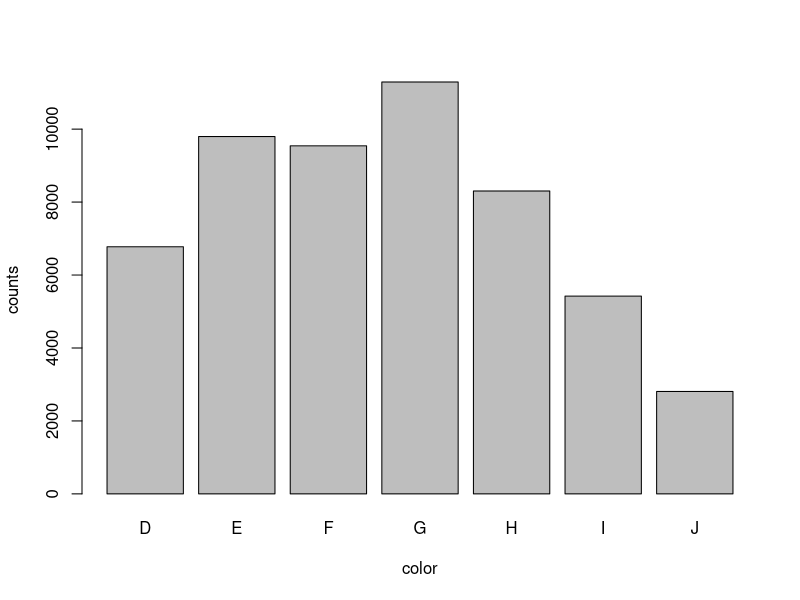
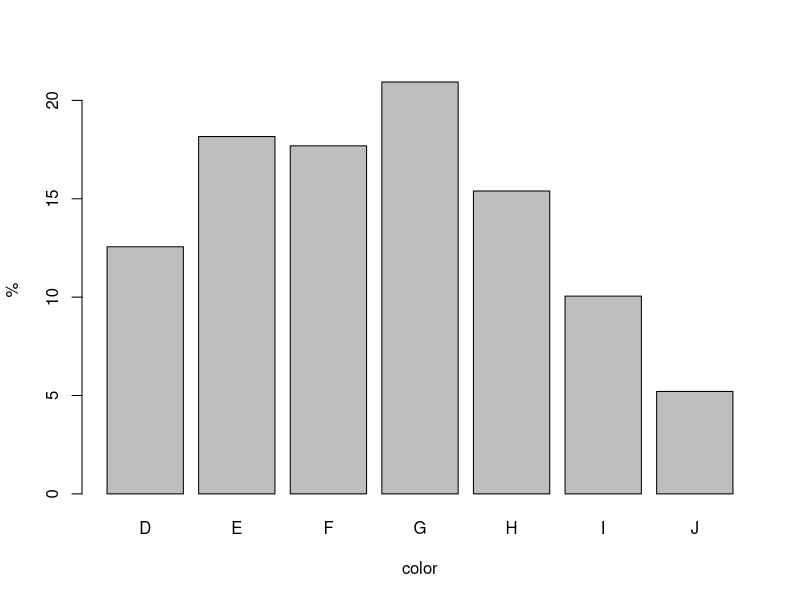
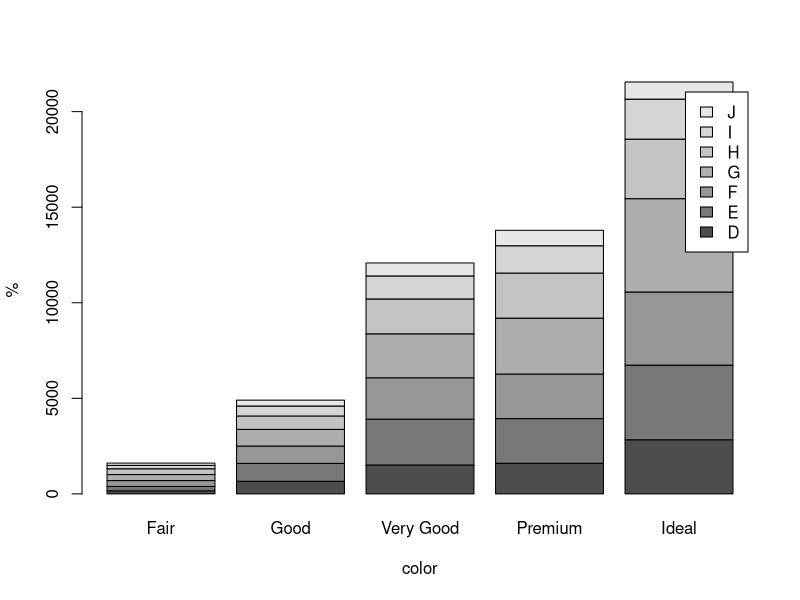
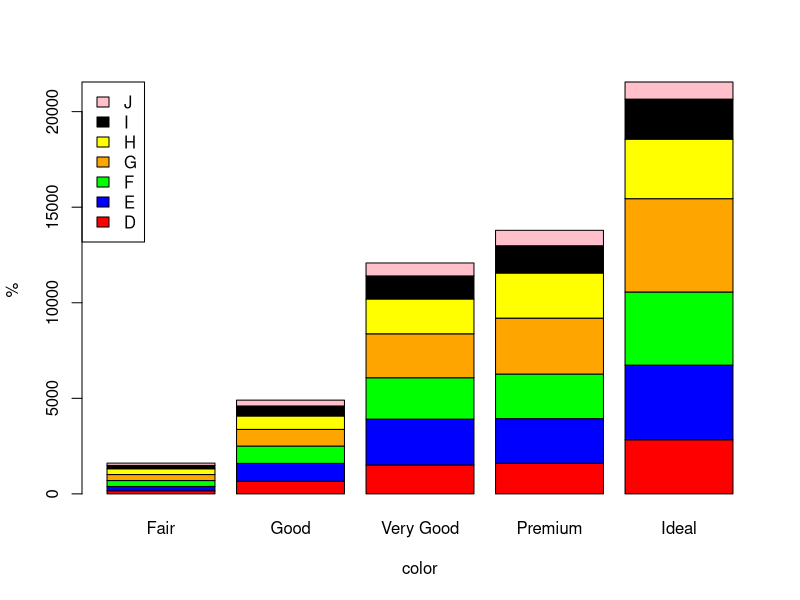
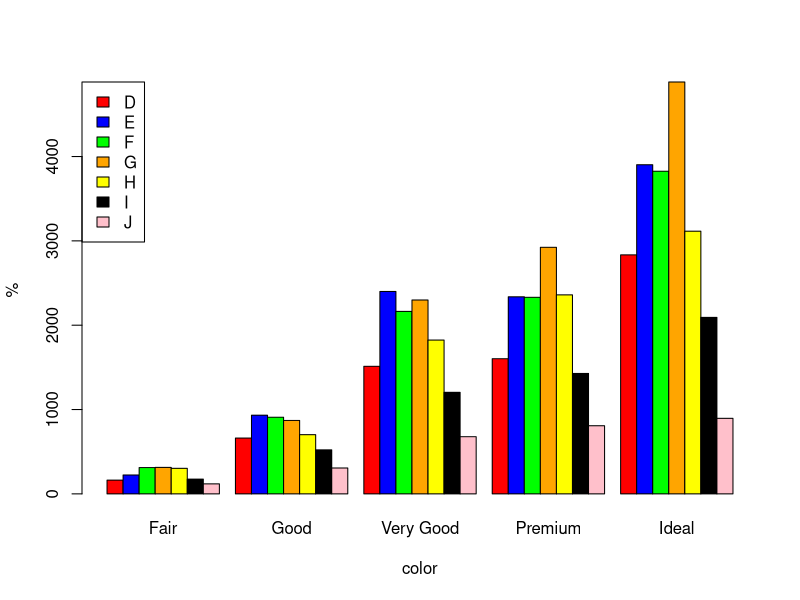
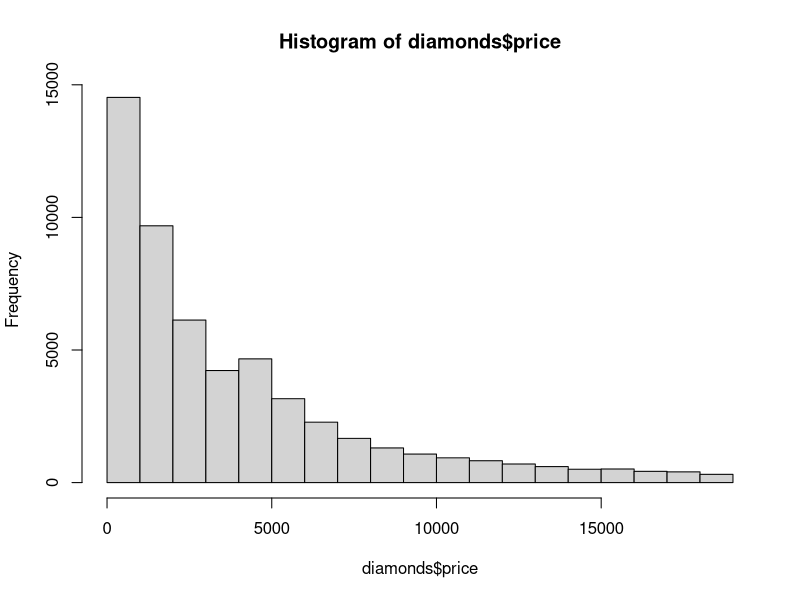
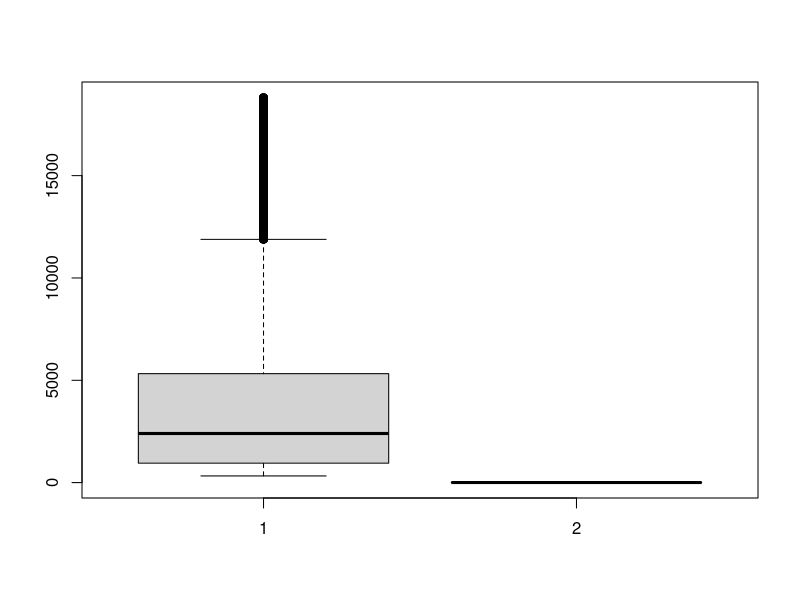
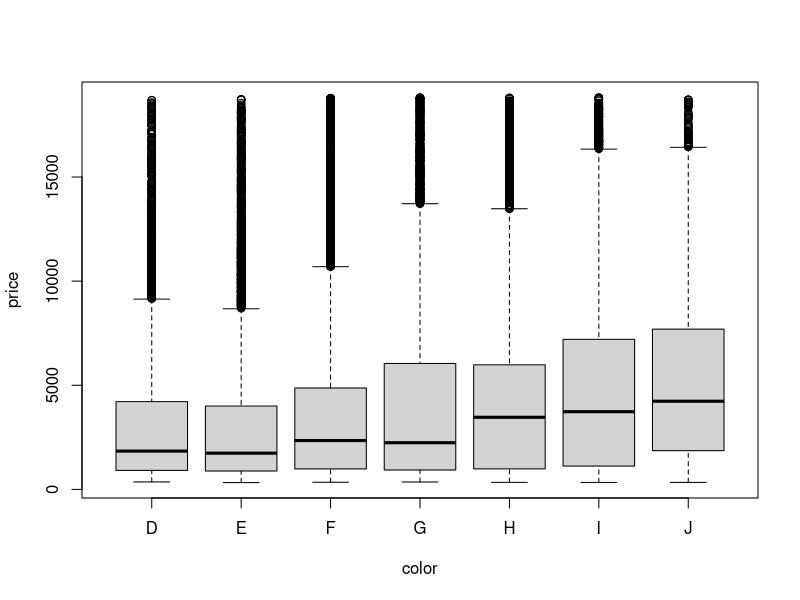

Here is the R script that generated these plots, in order:
## ---- chunk 1
options(htmltools.dir.version = FALSE)
## ---- chunk 2
library(ggplot2)
data(diamonds)
head(diamonds)
tail(diamonds)
## ---- chunk 3
color.summary <- table(diamonds$color); color.summary
barplot(color.summary, xlab="color", ylab = "counts")
## ---- chunk 4
color.percent <- table(diamonds$color)/length(diamonds$color)*100; color.percent
barplot(color.percent, xlab="color", ylab = "%")
## ---- chunk 5
twoway.table <- table(diamonds$color, diamonds$cut); twoway.table
barplot(twoway.table, xlab="color", ylab = "%", legend=rownames(twoway.table))
## ---- chunk 6
twoway.table <- table(diamonds$color, diamonds$cut); twoway.table
barplot(twoway.table, xlab="color", ylab = "%", col=c("red", "blue", "green", "orange", "yellow", "black", "pink"), legend=rownames(twoway.table), args.legend = list(x = "topleft"), beside = FALSE)
## ---- chunk 7
twoway.table <- table(diamonds$color, diamonds$cut); twoway.table
barplot(twoway.table, xlab="color", ylab = "%", col=c("red", "blue", "green", "orange", "yellow", "black", "pink"), legend=rownames(twoway.table), args.legend = list(x = "topleft"), beside = TRUE)
## ---- chunk 8
hist(diamonds$price)
## ---- chunk 9
boxplot(diamonds$price, diamonds$color)
## ---- chunk 10
boxplot(price~color, data=diamonds)
## ---- chunk 11
plot(diamonds$carat, diamonds$price)
## ---- chunk 12
plot(diamonds$carat, diamonds$price, col="red")
## ---- chunk 13
library(ggplot2)
data(diamonds)
## ---- chunk 14
qplot(carat, price, data=diamonds)
## ---- chunk 15
qplot(log(carat), log(price), data=diamonds)
## ---- chunk 16
qplot(log(carat), log(price), data=diamonds, alpha=0.5)
## ---- chunk 17
qplot(carat, price, data = diamonds, colour = color)
## ---- chunk 18
qplot(carat, price, data = diamonds, colour = table)
## ---- chunk 19
qplot(carat, price, data = diamonds, shape = cut)
## ---- chunk 20
qplot(carat, price, data = diamonds, size = cut)
## ---- chunk 21
qplot(carat, price, data = diamonds, geom = "point")
## ---- chunk 22
qplot(cut, price, data = diamonds, geom = "point")
## ---- chunk 23
qplot(carat, price, data = diamonds, geom = "smooth")
## ---- chunk 24
qplot(carat, price, data = diamonds, geom = c("point", "smooth"))
## ---- chunk 25
qplot(carat, price, data = diamonds, geom = "path")
## ---- chunk 26
qplot(carat, price, data = diamonds, geom = "line")
## ---- chunk 27
qplot(color, price, data = diamonds, geom = "boxplot")
## ---- chunk 28
qplot(y=price, data = diamonds, geom = "boxplot")
## ---- chunk 29
qplot(color, price, data = diamonds, geom = c("boxplot", "jitter"))
## ---- chunk 30
qplot(color, price, data = diamonds, geom = c("boxplot", "jitter"), alpha=0.1)
## ---- chunk 31
qplot(carat, data = diamonds, geom = "histogram")
## ---- chunk 32
qplot(carat, data = diamonds, geom = "histogram", bandwith=0.1)
## ---- chunk 33
qplot(carat, data = diamonds, geom = "histogram", bandwith=0.1, colour=color)
## ---- chunk 34
qplot(carat, data = diamonds, geom = "histogram", bandwith=0.1, fill=color)
## ---- chunk 35
qplot(carat, data = diamonds, geom = "density")
## ---- chunk 36
qplot(color, data = diamonds, geom = "bar")
## ---- chunk 37
qplot(color, data = diamonds, geom = "bar")
## ---- chunk 38
qplot(color, data=diamonds)
## ---- chunk 39
qplot(price, data=diamonds)

## ---- chunk 40
qplot(carat, ..density.., data = diamonds, facets = color ~ .,
geom = "histogram", binwidth = 0.1, xlim = c(0, 3))

## ---- chunk 41
qplot(carat, ..density.., data = diamonds, facets = . ~ color,
geom = "histogram", binwidth = 0.1, xlim = c(0, 3))

## ---- chunk 42
qplot(carat, ..density.., data = diamonds, facets = cut ~ color,
geom = "histogram", binwidth = 0.1, xlim = c(0, 3))

## ---- chunk 43
qplot(
carat, price, data = diamonds,
xlab = "Price ($)", ylab = "Weight (carats)",
main = "Price-weight relationship")
## ---- chunk 44
ls(pattern = '^geom_', env = as.environment('package:ggplot2'))

